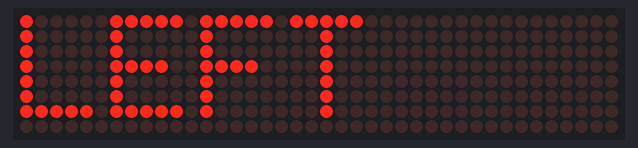
Simulated run of this sketch. Board: Arduino Uno, built with avr-gcc and run on an emulated ATmega328P. Shown: 40×8 LED matrix.

Above: at 0.1 s.
At 2.1 s:
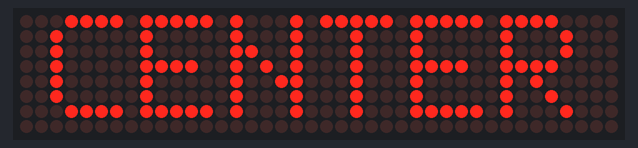
At 4.1 s:
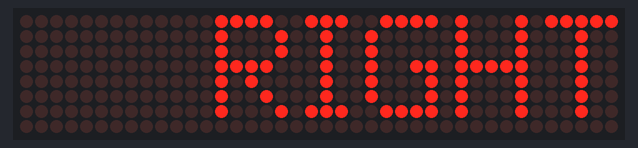
At 6.1 s:
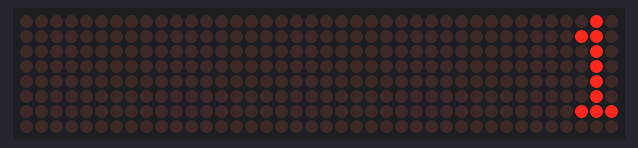

Measured:
- by itself, everything shown: repeats every 8.0 s, in 4 steps
- what the display in image 1 shows lasts 2.0 s, from 2.0 s to 4.0 s

The sketch:

Static_MAX7219.ino
```cpp
// Including the required Arduino libraries
#include <MD_Parola.h>
#include <MD_MAX72xx.h>
#include <SPI.h>

// Uncomment according to your hardware type
//#define HARDWARE_TYPE MD_MAX72XX::FC16_HW
#define HARDWARE_TYPE MD_MAX72XX::GENERIC_HW

// Defining size, and output pins
#define MAX_DEVICES 5
#define CS_PIN 3

// Create a new instance of the MD_Parola class with hardware SPI connection
MD_Parola myDisplay = MD_Parola(HARDWARE_TYPE, CS_PIN, MAX_DEVICES);

void setup() {
	// Intialize the object
	myDisplay.begin();

	// Set the intensity (brightness) of the display (0-15)
	myDisplay.setIntensity(0);

	// Clear the display
	myDisplay.displayClear();
}

void loop() {
	myDisplay.setTextAlignment(PA_LEFT);
	myDisplay.print("LEFT");
	delay(2000);

	myDisplay.setTextAlignment(PA_CENTER);
	myDisplay.print("CENTER");
	delay(2000);

	myDisplay.setTextAlignment(PA_RIGHT);
	myDisplay.print("RIGHT");
	delay(2000);

	myDisplay.print(1);
	delay(2000);


}
```
